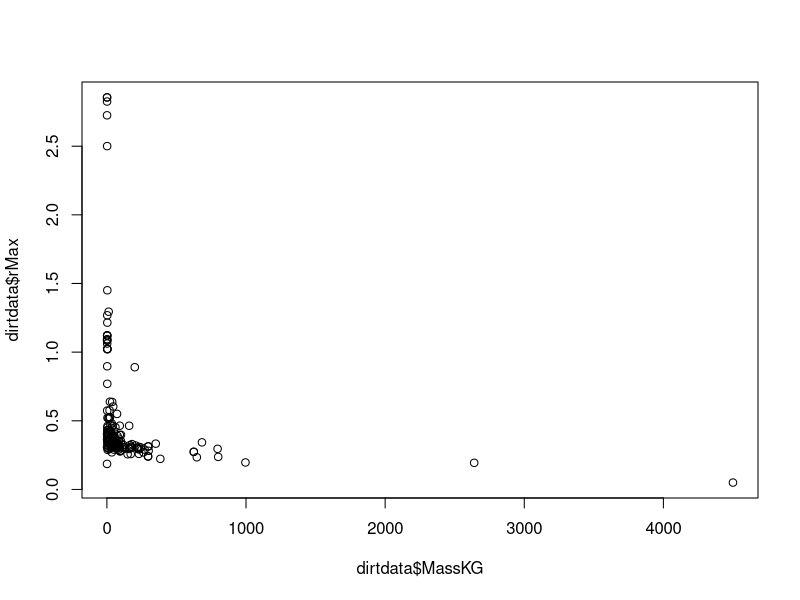

Source code (R):
library(ggplot2)
dirtdata<-read.csv("dirtivore.csv")
plot(dirtdata$MassKG,dirtdata$rMax)
masslog<-log10(dirtdata$MassKG)
rlog<-log10(dirtdata$rMax)
model1<-lm(rlog~masslog)
plot1<-ggplot()+
  geom_point(aes(masslog,rlog), colour="grey")+
  xlab(expression('Body Mass (Log'[10]*'KG)'))+
  ylab(expression('r'[max]*' (Log'[10]*'transformed)'))+
  geom_abline(intercept=-0.0859,slope = -0.20229)+
  ylim(-1.0,1)
  
  
